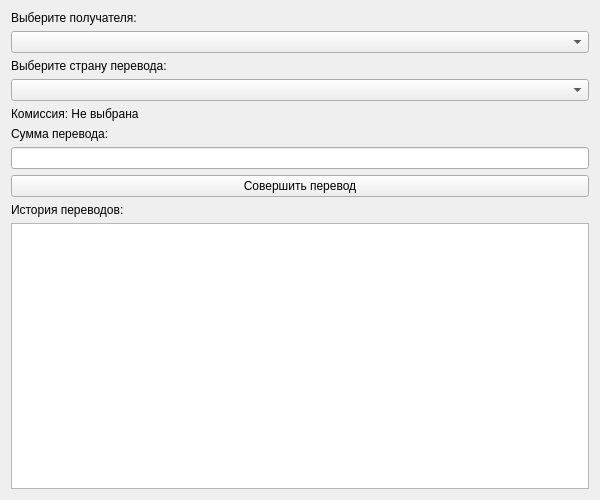
<?xml version="1.0" encoding="UTF-8"?>
<ui version="4.0">
 <class>MainWindow</class>
 <widget class="QWidget" name="MainWindow">
  <property name="geometry">
   <rect>
    <x>0</x>
    <y>0</y>
    <width>600</width>
    <height>500</height>
   </rect>
  </property>
  <property name="windowTitle">
   <string>Денежные переводы</string>
  </property>
  <layout class="QVBoxLayout" name="verticalLayout">
   <item>
    <widget class="QLabel" name="lbl_receiver">
     <property name="text">
      <string>Выберите получателя:</string>
     </property>
    </widget>
   </item>
   <item>
    <widget class="QComboBox" name="cmb_receiver"/>
   </item>
   <item>
    <widget class="QLabel" name="lbl_country">
     <property name="text">
      <string>Выберите страну перевода:</string>
     </property>
    </widget>
   </item>
   <item>
    <widget class="QComboBox" name="cmb_country"/>
   </item>
   <item>
    <widget class="QLabel" name="lbl_commission">
     <property name="text">
      <string>Комиссия: Не выбрана</string>
     </property>
    </widget>
   </item>
   <item>
    <widget class="QLabel" name="lbl_amount">
     <property name="text">
      <string>Сумма перевода:</string>
     </property>
    </widget>
   </item>
   <item>
    <widget class="QLineEdit" name="txt_amount"/>
   </item>
   <item>
    <widget class="QPushButton" name="btn_transfer">
     <property name="text">
      <string>Совершить перевод</string>
     </property>
    </widget>
   </item>
   <item>
    <widget class="QLabel" name="lbl_history">
     <property name="text">
      <string>История переводов:</string>
     </property>
    </widget>
   </item>
   <item>
    <widget class="QTextEdit" name="txt_history">
     <property name="readOnly">
      <bool>true</bool>
     </property>
    </widget>
   </item>
  </layout>
 </widget>
 <resources/>
 <connections/>
</ui>
